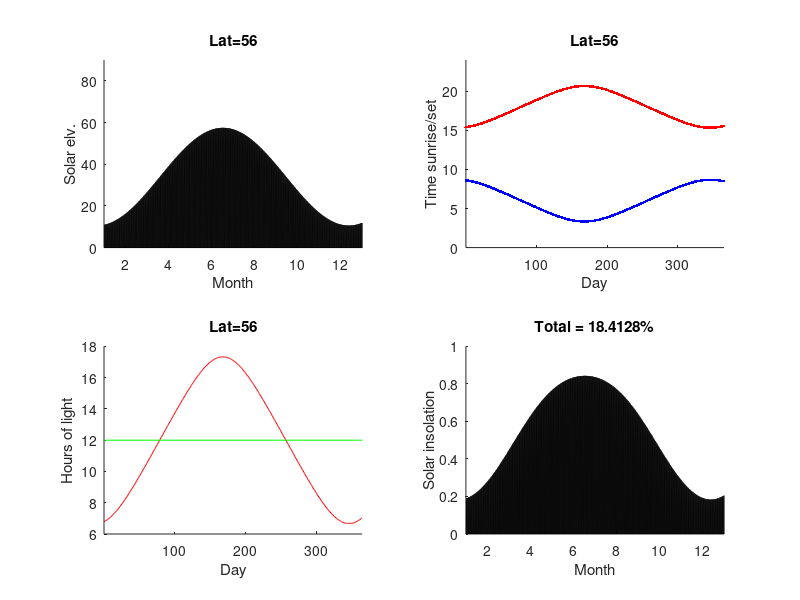
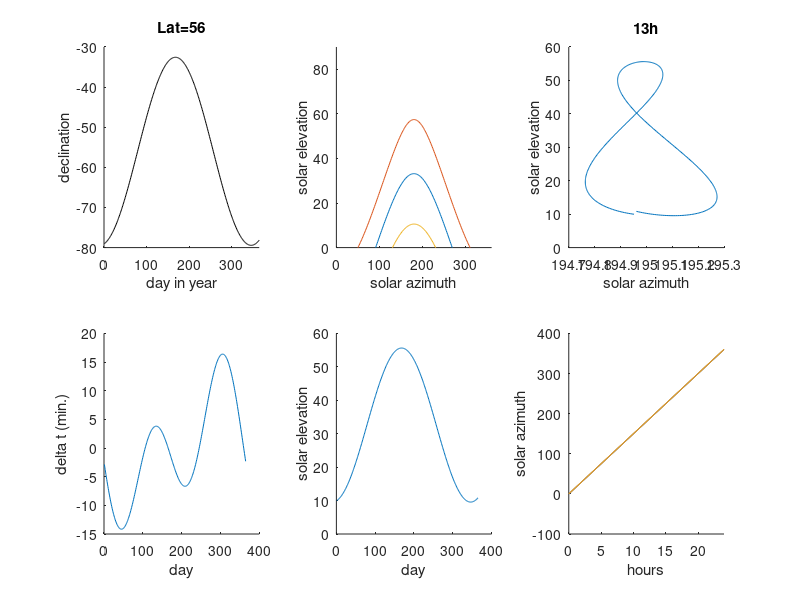

Reproduce these figures in MATLAB, in order.
clear
close all hidden

lat=56;

%% solar equations

% The declination of the Sun is the angle between the rays of the Sun and the plane of the Earth's equator.
% -23.44*cos(deg2rad(360/356*(days_after_Jan1+10)))
% https://en.wikipedia.org/wiki/Position_of_the_Sun#Calculations

declination=@(days_after_Jan1)-23.44*cos(deg2rad(360/356*(days_after_Jan1+10)));

% hour angle
% The angle may be expressed positive westward from 0° to 360°.
% The angle may be measured in degrees or in time, with 24h = 360° exactly. 
% https://en.wikipedia.org/wiki/Hour_angle

% hour angle 0-360
% hour_angle=@(hours_after_midnight)...
%     360/24.*...
%     ((hours_after_midnight-12).*(hours_after_midnight>=12)+...
%     (12+hours_after_midnight).*(hours_after_midnight<12));

% hour angle -180 - 180
hour_angle=@(hours_after_midnight)...
    180/12.*...
    (hours_after_midnight-12);

% The solar zenith angle is the angle between the zenith and the centre of the Sun's disc. 
% https://en.wikipedia.org/wiki/Solar_zenith_angle
solarzenith=@(latitude,days_after_Jan1,hours_after_midnight)...
    rad2deg(...
    acos(...
    sin(deg2rad(latitude)).*...
    sin(deg2rad(declination(days_after_Jan1)))+...
    cos(deg2rad(latitude)).*...
    cos(deg2rad(declination(days_after_Jan1))).*...
    cos(deg2rad(hour_angle(hours_after_midnight)))...
    )...
    );


% Equation of time
% Equation of time is the difference between the average solar time (usually measured by a clock) and the apparent solar time (time measured by a sundial).
% https://en.wikipedia.org/wiki/Equation_of_time
et=@(days_after_Jan1)...
    (...
    595*sin(deg2rad(198+1.9713*days_after_Jan1))+...
    442*sin(deg2rad(175+0.9856*days_after_Jan1))...
    )/60/60; % in days

% The solar azimuth angle is the azimuth angle of the Sun's position.
% https://en.wikipedia.org/wiki/Solar_azimuth_angle
% solarazimuth=@(latitude,days_after_Jan1,hours_after_midnight)...
%   180-rad2deg(...
%     asin(...
%     -sin(deg2rad(hour_angle(hours_after_midnight))).*...
%     cos(deg2rad(declination(days_after_Jan1)))./...
%     sin(deg2rad(solarzenith(latitude,days_after_Jan1,hours_after_midnight)))...
%     )...
%     );

% The solar azimuth angle is the azimuth angle of the Sun's position.
% https://en.wikipedia.org/wiki/Solar_azimuth_angle
% solarazimuthmorning=@(latitude,days_after_Jan1,hours_after_midnight)...
%     rad2deg(...
%     acos(...
%     (...
%     sin(deg2rad(declination(days_after_Jan1)))-...
%     cos(deg2rad(solarzenith(latitude,days_after_Jan1,hours_after_midnight))).*...
%     sin(deg2rad(latitude))...
%     )./(...
%     sin(deg2rad(solarzenith(latitude,days_after_Jan1,hours_after_midnight))).*...
%     cos(deg2rad(latitude))...
%     )...
%     )...
%     );

% % The solar azimuth angle is the azimuth angle of the Sun's position.
% % https://en.wikipedia.org/wiki/Solar_azimuth_angle
% solarazimuthmorning=@(latitude,days_after_Jan1,hours_after_midnight)...
%     rad2deg(...
%     acos(...
%     (...
%     sin(deg2rad(declination(days_after_Jan1))).*...
%     cos(deg2rad(latitude))-...
%     cos(deg2rad(hour_angle(hours_after_midnight))).*...
%     cos(deg2rad(declination(days_after_Jan1))).*...
%     sin(deg2rad(latitude))...
%     )./...
%     sin(deg2rad(solarzenith(latitude,days_after_Jan1,hours_after_midnight)))...
%     ));
% 
% solarazimuth=@(latitude,days_after_Jan1,hours_after_midnight)...
%     (hours_after_midnight<=12).*...
%     solarazimuthmorning(latitude,days_after_Jan1,hours_after_midnight)+...
%     (hours_after_midnight>12).*...
%     (360-solarazimuthmorning(latitude,days_after_Jan1,hours_after_midnight));



% simplified solar azimuth
solarazimuth=@(latitude,days_after_Jan1,hours_after_midnight)...
    hours_after_midnight*360/24+latitude.*0+days_after_Jan1.*0+et(days_after_Jan1);



%% calculate hours of sun

hoursinyear=0:1/60:365*24;
solarelevation=90-solarzenith(lat,hoursinyear/24,mod(hoursinyear,24));
solarinsolation=sin(deg2rad(solarelevation.*(solarelevation>0)));
sunnytimes=(solarelevation>0);
tstep=hoursinyear(2)-hoursinyear(1);
sunshines=hoursinyear([false,diff(sunnytimes)==1]);
sunsets=hoursinyear([false,diff(sunnytimes)==-1]);
lighthours=0*(1:365);
for d=1:365
    hours=(abs(hoursinyear/24-(d-0.5))<=0.5);
    lighthours(d)=sum(sunnytimes(hours))*tstep;
end

%% plots
figure
hold on

subplot(2,2,1)
hold on
plot(hoursinyear/24/365*12+1,solarelevation,'-k')
ylim([0 90])
xlim([0.99 12.99])
xlabel('Month')
ylabel('Solar elv.')
title(['Lat=' num2str(lat)])

subplot(2,2,2)
hold on
plot(sunshines/24,mod(sunshines,24),'.b')
plot(sunsets/24,mod(sunsets,24),'.r')
ylim([0 24])
xlim([1 365])
xlabel('Day')
ylabel('Time sunrise/set')
title(['Lat=' num2str(lat)])

subplot(2,2,3)
hold on
plot(1:365,lighthours,'-r')
plot([1,365],[12,12],'-g')
% ylim([0 24])
xlim([1 365])
xlabel('Day')
ylabel('Hours of light')
title(['Lat=' num2str(lat)])

subplot(2,2,4)
hold on
plot(hoursinyear/24/365*12+1,solarinsolation,'-k')
ylim([0 1])
xlim([0.99 12.99])
xlabel('Month')
ylabel('Solar insolation')
title(['Total = ' num2str(sum(solarinsolation)/length(solarinsolation)*100) '%'])



days=1:365;
decs=declination(days);
specialdays=days(decs==max(decs) | decs==min(decs) | decs==median(decs));

figure
subplot(2,3,1)
hold on
days=1:365;
plot(days,declination(days)-lat,'-k')
xlim([0 365])
ylabel('declination')
xlabel('day in year')
title(['Lat=' num2str(lat)])

subplot(2,3,2)
hold on
for day=specialdays
    hours=0:0.1:24;
    zen=solarzenith(lat,day,hours);
    azi=solarazimuth(lat,day,hours);
    plot(azi,90-zen,'-');
end
ylabel('solar elevation')
xlabel('solar azimuth')
xlim([0 360])
ylim([0 90])

subplot(2,3,3)
hold on
day=1:365;
    hours=13.00;
    zen=solarzenith(lat,day,hours);
    azi=solarazimuth(lat,day,hours);
    plot(azi,90-zen,'-');

ylabel('solar elevation')
xlabel('solar azimuth')
title('Analemma')
% xlim([0 360])
% ylim([0 90])
title([num2str(hours) 'h'])

subplot(2,3,4)
hold on
day=1:365;
    zen=solarzenith(lat,day,hours);
    azi=solarazimuth(lat,day,hours);
    plot(day,et(day)*60,'-');
ylabel('delta t (min.)')
xlabel('day')
% xlim([0 24])
% ylim([0 90])

subplot(2,3,5)
hold on
day=1:365;
    zen=solarzenith(lat,day,hours);
    azi=solarazimuth(lat,day,hours);
    plot(day,90-zen,'-');
ylabel('solar elevation')
xlabel('day')
% xlim([0 24])
% ylim([0 90])



subplot(2,3,6)
hold on
for day=specialdays
    hours=0:0.1:24;
    zen=solarzenith(lat,day,hours);
    azi=solarazimuth(lat,day,hours);
    plot(hours,azi,'-');
end
xlabel('hours')
ylabel('solar azimuth')
xlim([0 24])
% ylim([0 90])


